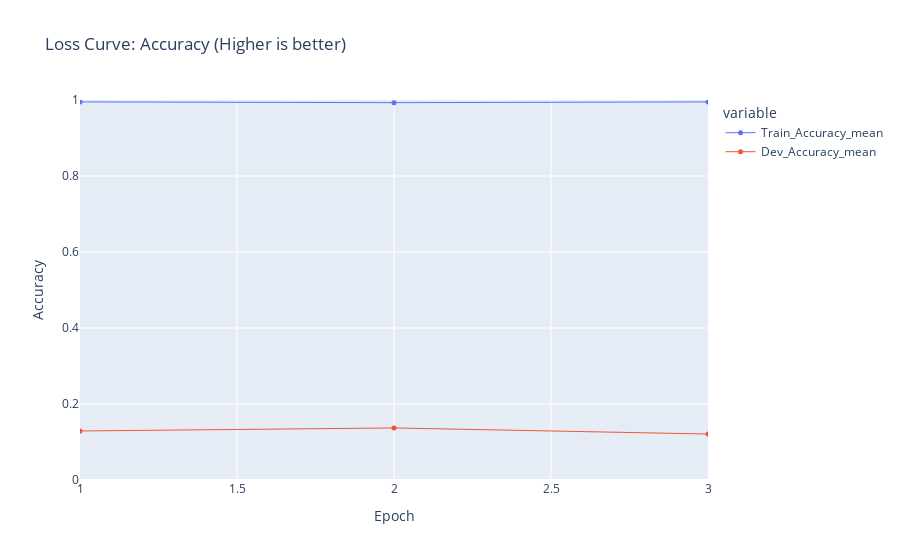

Source (notebook cell):
### Code cell
def plot_summary(df):
	x = df.columns[0]
	y = df.columns[1:]
	fig = px.line(
		data_frame=df,
		x=x,
		y=y,
		title="Loss Curve: Accuracy (Higher is better)",
		range_x=[df[x].values.min(), df[x].values.max()],
		range_y=[0, 1], # df[y].values.min() * 0.95
		markers=True,
	)
	fig.update_layout(xaxis_title="Epoch", yaxis_title="Accuracy")
	fig.update_traces(
		patch={
			"marker": {"size": 5},
			"line": {
				"width": 1,
				# "dash": "dot"
			},
		}
	)

	fig.show()

plot_summary(summary)

### Figure 1 — Plotly figure (JSON) as saved in the notebook; plotly's stock layout.template omitted (floating-point values rounded to 4 significant figures)
{"data": [{"hovertemplate": "variable=Train_Accuracy_mean<br>Epoch_=%{x}<br>value=%{y}<extra></extra>", "legendgroup": "Train_Accuracy_mean", "line": {"color": "#636efa", "dash": "solid", "width": 1}, "marker": {"size": 5, "symbol": "circle"}, "mode": "lines+markers", "name": "Train_Accuracy_mean", "orientation": "v", "showlegend": true, "type": "scatter", "x": [1, 2, 3], "xaxis": "x", "y": [0.995, 0.993, 0.995], "yaxis": "y"}, {"hovertemplate": "variable=Dev_Accuracy_mean<br>Epoch_=%{x}<br>value=%{y}<extra></extra>", "legendgroup": "Dev_Accuracy_mean", "line": {"color": "#EF553B", "dash": "solid", "width": 1}, "marker": {"size": 5, "symbol": "circle"}, "mode": "lines+markers", "name": "Dev_Accuracy_mean", "orientation": "v", "showlegend": true, "type": "scatter", "x": [1, 2, 3], "xaxis": "x", "y": [0.129, 0.137, 0.121], "yaxis": "y"}], "layout": {"legend": {"title": {"text": "variable"}, "tracegroupgap": 0}, "title": {"text": "Loss Curve: Accuracy (Higher is better)"}, "xaxis": {"anchor": "y", "domain": [0, 1], "range": [1, 3], "title": {"text": "Epoch"}}, "yaxis": {"anchor": "x", "domain": [0, 1], "range": [0, 1], "title": {"text": "Accuracy"}}}}
